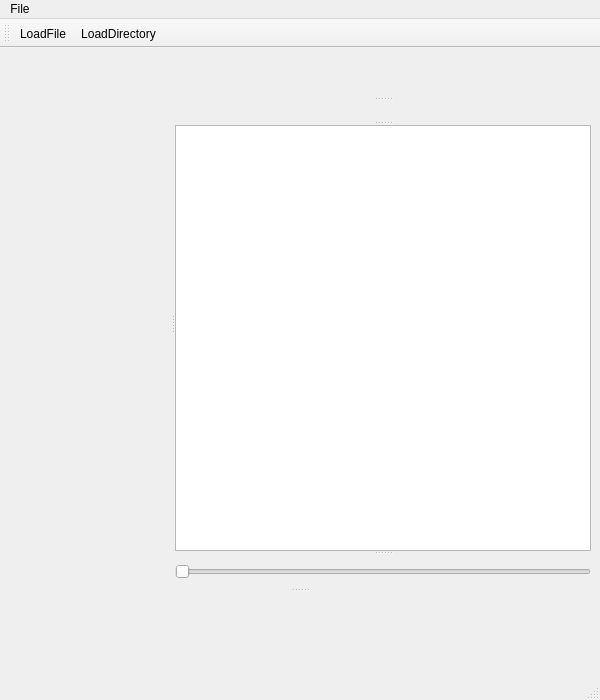
<?xml version="1.0" encoding="UTF-8"?>
<ui version="4.0">
 <class>MainWindow</class>
 <widget class="QMainWindow" name="MainWindow">
  <property name="geometry">
   <rect>
    <x>0</x>
    <y>0</y>
    <width>600</width>
    <height>700</height>
   </rect>
  </property>
  <property name="windowTitle">
   <string>MainWindow</string>
  </property>
  <widget class="QWidget" name="centralwidget">
   <layout class="QVBoxLayout" name="verticalLayout">
    <item>
     <widget class="QSplitter" name="splitter_4">
      <property name="orientation">
       <enum>Qt::Vertical</enum>
      </property>
      <widget class="QSplitter" name="splitter_3">
       <property name="orientation">
        <enum>Qt::Horizontal</enum>
       </property>
       <widget class="MediaLibrary" name="library" native="true">
        <property name="minimumSize">
         <size>
          <width>20</width>
          <height>20</height>
         </size>
        </property>
       </widget>
       <widget class="QSplitter" name="splitter_2">
        <property name="orientation">
         <enum>Qt::Vertical</enum>
        </property>
        <widget class="QSplitter" name="splitter">
         <property name="orientation">
          <enum>Qt::Vertical</enum>
         </property>
         <widget class="Controls" name="control" native="true">
          <property name="sizePolicy">
           <sizepolicy hsizetype="Minimum" vsizetype="Fixed">
            <horstretch>0</horstretch>
            <verstretch>0</verstretch>
           </sizepolicy>
          </property>
          <property name="minimumSize">
           <size>
            <width>0</width>
            <height>40</height>
           </size>
          </property>
         </widget>
         <widget class="MediaInfo" name="widgetInfo" native="true">
          <property name="minimumSize">
           <size>
            <width>20</width>
            <height>20</height>
           </size>
          </property>
         </widget>
        </widget>
        <widget class="QListView" name="listViewPlaylist">
         <property name="enabled">
          <bool>true</bool>
         </property>
        </widget>
        <widget class="QSlider" name="horizontalSlider">
         <property name="orientation">
          <enum>Qt::Horizontal</enum>
         </property>
        </widget>
       </widget>
      </widget>
      <widget class="Spectrograph" name="visualizer" native="true">
       <property name="minimumSize">
        <size>
         <width>20</width>
         <height>20</height>
        </size>
       </property>
      </widget>
     </widget>
    </item>
   </layout>
  </widget>
  <widget class="QMenuBar" name="menubar">
   <property name="geometry">
    <rect>
     <x>0</x>
     <y>0</y>
     <width>600</width>
     <height>21</height>
    </rect>
   </property>
   <widget class="QMenu" name="menuFile">
    <property name="title">
     <string>File</string>
    </property>
    <addaction name="actionLoadFile"/>
    <addaction name="actionLoadDirectory"/>
   </widget>
   <addaction name="menuFile"/>
  </widget>
  <widget class="QStatusBar" name="statusbar"/>
  <widget class="QToolBar" name="toolBar">
   <property name="windowTitle">
    <string>toolBar</string>
   </property>
   <attribute name="toolBarArea">
    <enum>TopToolBarArea</enum>
   </attribute>
   <attribute name="toolBarBreak">
    <bool>false</bool>
   </attribute>
   <addaction name="actionLoadFile"/>
   <addaction name="actionLoadDirectory"/>
  </widget>
  <action name="actionLoadFile">
   <property name="text">
    <string>LoadFile</string>
   </property>
  </action>
  <action name="actionLoadDirectory">
   <property name="text">
    <string>LoadDirectory</string>
   </property>
  </action>
 </widget>
 <customwidgets>
  <customwidget>
   <class>Spectrograph</class>
   <extends>QWidget</extends>
   <header>spectrograph.h</header>
   <container>1</container>
   <slots>
    <slot>loadSamples(QAudioBuffer::S16S*,int)</slot>
   </slots>
  </customwidget>
  <customwidget>
   <class>Controls</class>
   <extends>QWidget</extends>
   <header>controls.h</header>
   <container>1</container>
   <slots>
    <signal>next()</signal>
    <signal>prev()</signal>
   </slots>
  </customwidget>
  <customwidget>
   <class>MediaInfo</class>
   <extends>QWidget</extends>
   <header>mediainfo.h</header>
   <container>1</container>
  </customwidget>
  <customwidget>
   <class>MediaLibrary</class>
   <extends>QWidget</extends>
   <header>medialibrary.h</header>
   <container>1</container>
  </customwidget>
 </customwidgets>
 <resources/>
 <connections/>
</ui>
